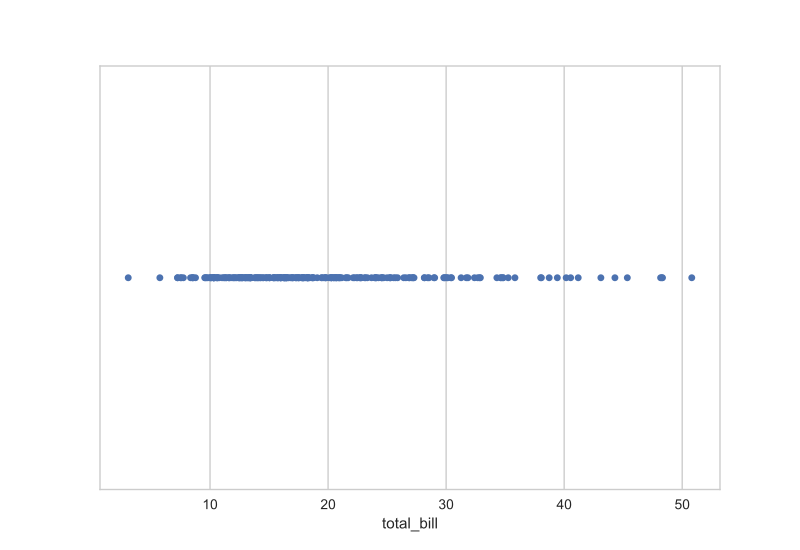

The script that drew this image:
import seaborn as sns
sns.set_style("whitegrid")
tips = sns.load_dataset("tips")
ax = sns.stripplot(x=tips["total_bill"])
